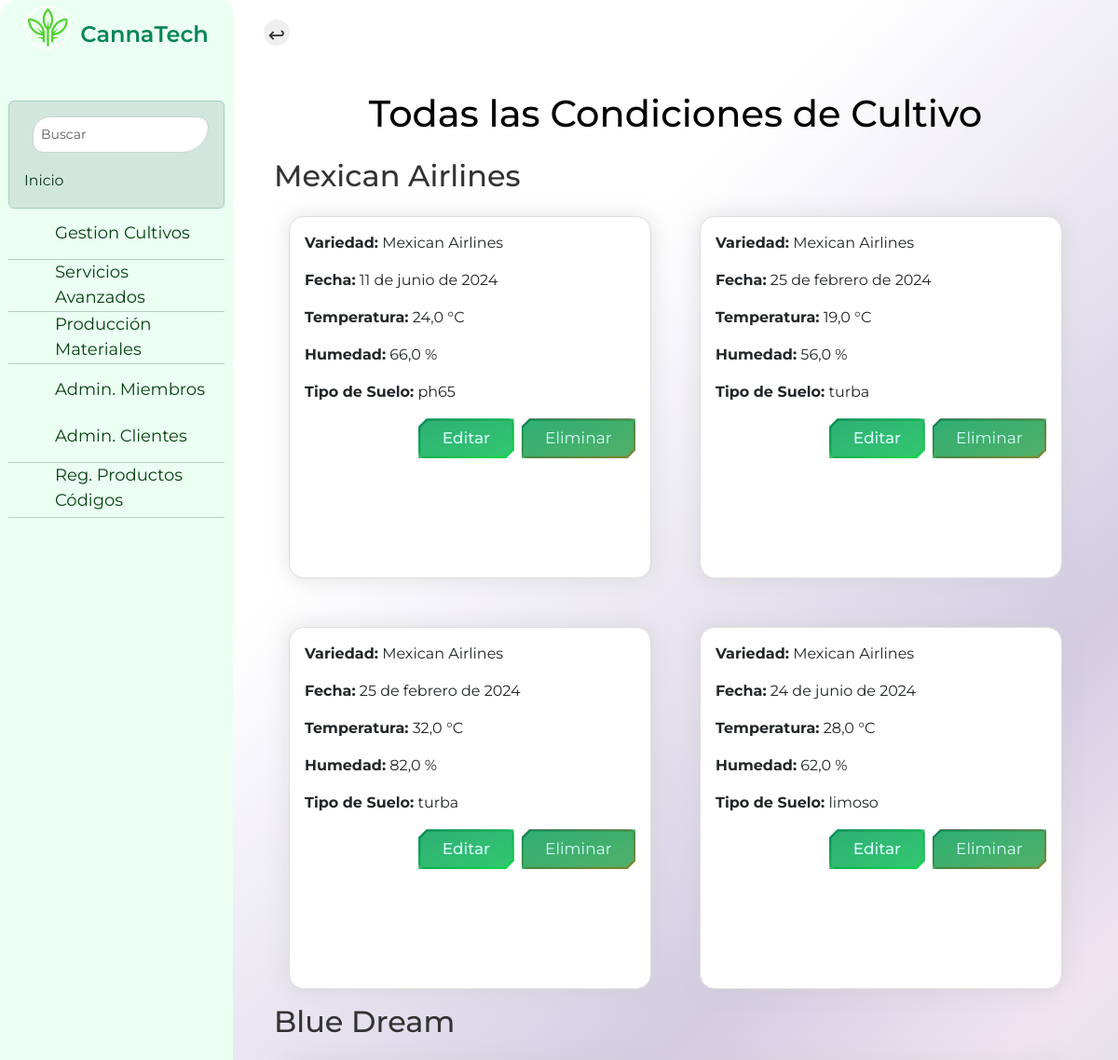
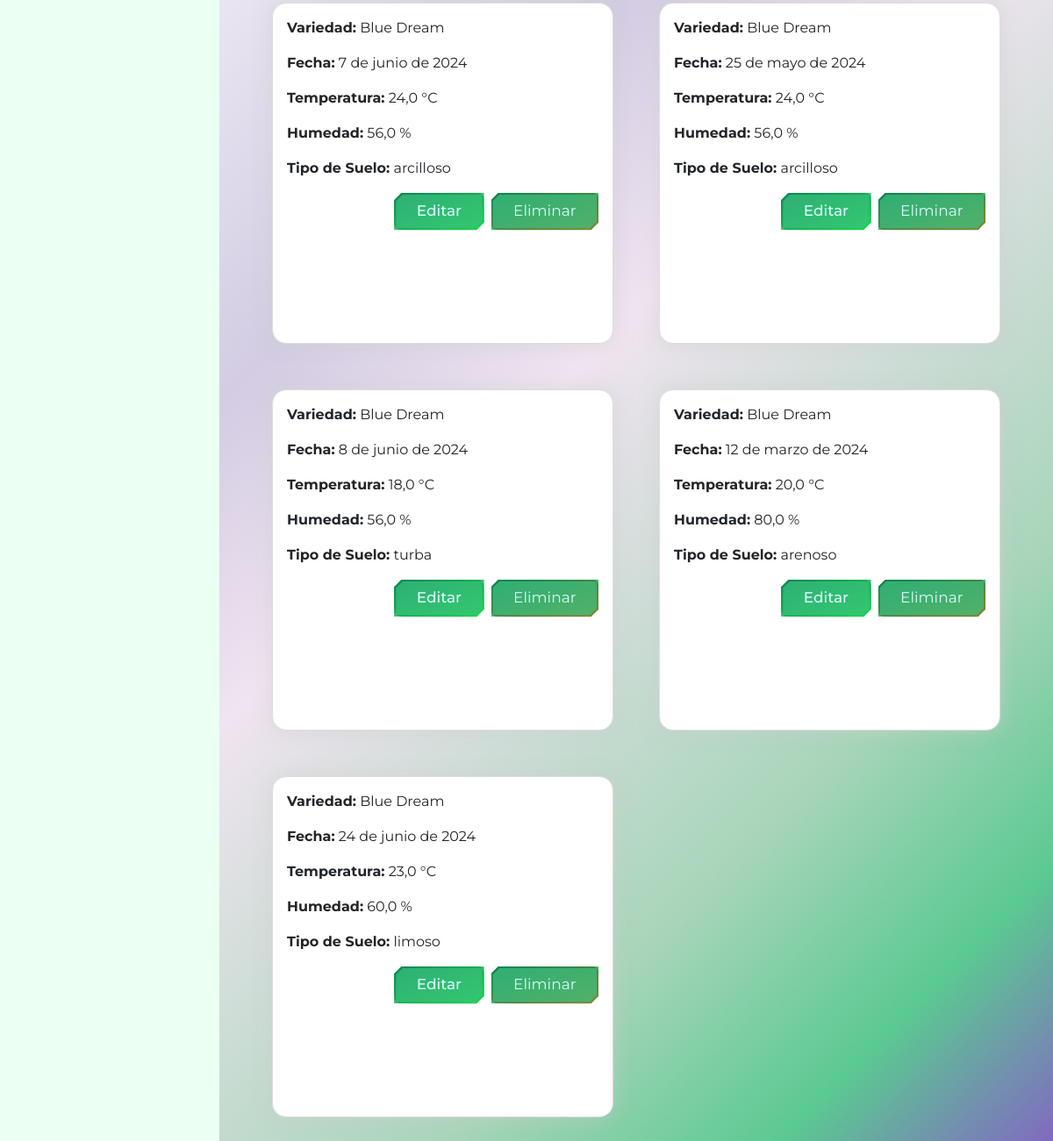
Screenshot of /condiciones/ (signed in) with the database file from the repository (2 pictures, top to bottom).
### core/models.py (models this page shows, shortened)
class Variedad(models.Model): #planta
    nombre = models.CharField(max_length=100)
    descripcion = models.TextField()
    user = models.ForeignKey(User, on_delete=models.CASCADE, default=None)

class CondicionesCultivo(models.Model):
    variedad = models.ForeignKey(Variedad, on_delete=models.CASCADE, related_name='condiciones')
    registro_fecha = models.DateField()
    temperatura = models.FloatField()
    humedad = models.FloatField()
    tipo_suelo = models.CharField(max_length=100, choices=[
        ('arcilloso', 'Arcilloso: Alta proporción de arcilla, retiene agua y nutrientes.'),
        ('arenoso', 'Arenoso: Mucha arena, muy permeable, retiene menos agua y nutrientes.'),
        ('limoso', 'Limoso: Textura suave, retiene agua y nutrientes.'),
        ('humifero', 'Humífero: Rico en materia orgánica y nutrientes, muy fértil.'),
        ('calcareo', 'Calcáreo: Alto contenido de calcio, afecta el pH del suelo.'),
        ('salino', 'Salino: Concentraciones altas de sales solubles, perjudicial para cultivos.'),
        ('turba', 'Turba: Suelo orgánico de descomposición vegetal.'),
    ])
    ph_suelo = models.FloatField(default=7.0)
    nutrientes = models.CharField(max_length=100, default='normal')
    iluminacion = models.FloatField(default=0.0)
    temperatura_suelo = models.FloatField(default=0.0)
    humedad_suelo = models.FloatField(default=0.0)
    temperatura_ambiente = models.FloatField(default=0.0)
    humedad_ambiente = models.FloatField(default=0.0)
    concentracion_co2 = models.FloatField(default=400.0)
    ventilacion = models.CharField(max_length=100, default='normal')
    oxigeno_suelo = models.FloatField(default=0.0)
    calidad_agua_ph = models.FloatField(default=6.0)
    calidad_agua_cloro = models.FloatField(default=0.0)

### core/views.py (the view)
# urls.py: path('condiciones/', views.todas_condiciones_cultivo, name='todas_condiciones_cultivo'),
@login_required
def todas_condiciones_cultivo(request):
    variedades = Variedad.objects.filter(user=request.user)
    condiciones = CondicionesCultivo.objects.filter(variedad__in=variedades)
    return render(request, 'core/condiciones_cultivo.html', {'condiciones': condiciones})

### core/templates/core/condiciones_cultivo.html (shortened to what this page needs)
{% extends 'core/base.html' %}
{% load static %}
{% block content %}
    <input type="button" class="btn-prev" value="↩" onClick="javascript:history.go(-1);">
    <div class="container my-5">
        <div class="text-center">
            <h1 class="mb-4 texto-negro">Todas las Condiciones de Cultivo</h1>
        </div>
        {% regroup condiciones by variedad as grouped_condiciones %}
        {% for group in grouped_condiciones %}
        <div class="variedad-group">
            <h2 class="variedad-nombre">{{ group.grouper.nombre }}</h2>
            <div class="card-cont">
                {% for condicion in group.list %}
                <div class="card cultivo-card">
                    <div class="card-body">
                        <p><strong>Variedad:</strong> {{ condicion.variedad.nombre }}</p>
                        <p><strong>Fecha:</strong> {{ condicion.registro_fecha }}</p>
                        <p><strong>Temperatura:</strong> {{ condicion.temperatura }} °C</p>
                        <p><strong>Humedad:</strong> {{ condicion.humedad }} %</p>
                        <p><strong>Tipo de Suelo:</strong> {{ condicion.tipo_suelo }}</p>
                        <div class="d-flex justify-content-end">
                            <a href="{% url 'condiciones_cultivo_update' condicion.variedad.pk condicion.pk %}" class="btn btn-primary me-2">Editar</a>
                            <button type="button" class="btn btn-danger" data-toggle="modal" data-target="#modalEliminarCondicion{{ condicion.pk }}">
                                Eliminar
                            </button>
                        </div>
                    </div>
                </div>
                {% endfor %}
            </div>
        </div>
        {% endfor %}
    </div>
{% endblock %}

### rows the page displays
Variedad: grouper.nombre "Mexican Airlines"
CondicionesCultivo: variedad.nombre "Mexican Airlines", registro_fecha "11 de junio de 2024", temperatura "24,0", humedad "66,0", tipo_suelo "ph65"
CondicionesCultivo: variedad.nombre "Mexican Airlines", registro_fecha "25 de febrero de 2024", temperatura "19,0", humedad "56,0", tipo_suelo "turba"
CondicionesCultivo: variedad.nombre "Mexican Airlines", registro_fecha "25 de febrero de 2024", temperatura "32,0", humedad "82,0", tipo_suelo "turba"
CondicionesCultivo: variedad.nombre "Mexican Airlines", registro_fecha "24 de junio de 2024", temperatura "28,0", humedad "62,0", tipo_suelo "limoso"
Variedad: grouper.nombre "Blue Dream"
CondicionesCultivo: variedad.nombre "Blue Dream", registro_fecha "7 de junio de 2024", temperatura "24,0", humedad "56,0", tipo_suelo "arcilloso"
CondicionesCultivo: variedad.nombre "Blue Dream", registro_fecha "25 de mayo de 2024", temperatura "24,0", humedad "56,0", tipo_suelo "arcilloso"
CondicionesCultivo: variedad.nombre "Blue Dream", registro_fecha "8 de junio de 2024", temperatura "18,0", humedad "56,0", tipo_suelo "turba"
CondicionesCultivo: variedad.nombre "Blue Dream", registro_fecha "12 de marzo de 2024", temperatura "20,0", humedad "80,0", tipo_suelo "arenoso"
CondicionesCultivo: variedad.nombre "Blue Dream", registro_fecha "24 de junio de 2024", temperatura "23,0", humedad "60,0", tipo_suelo "limoso"
